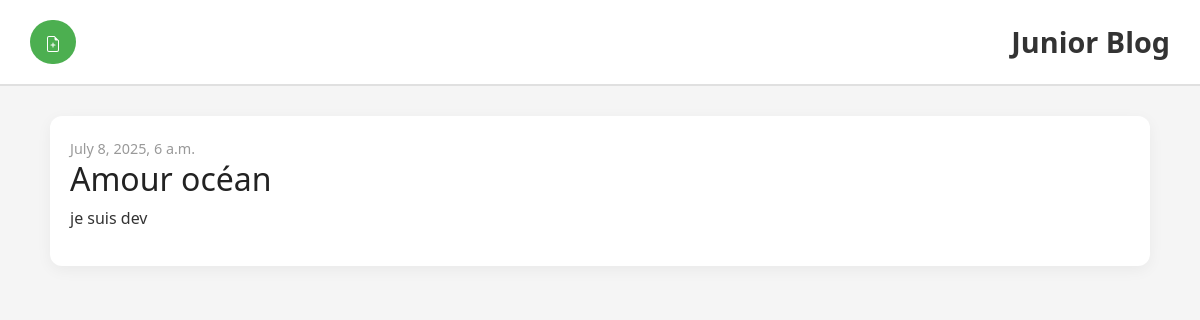
The app's page /, older data.
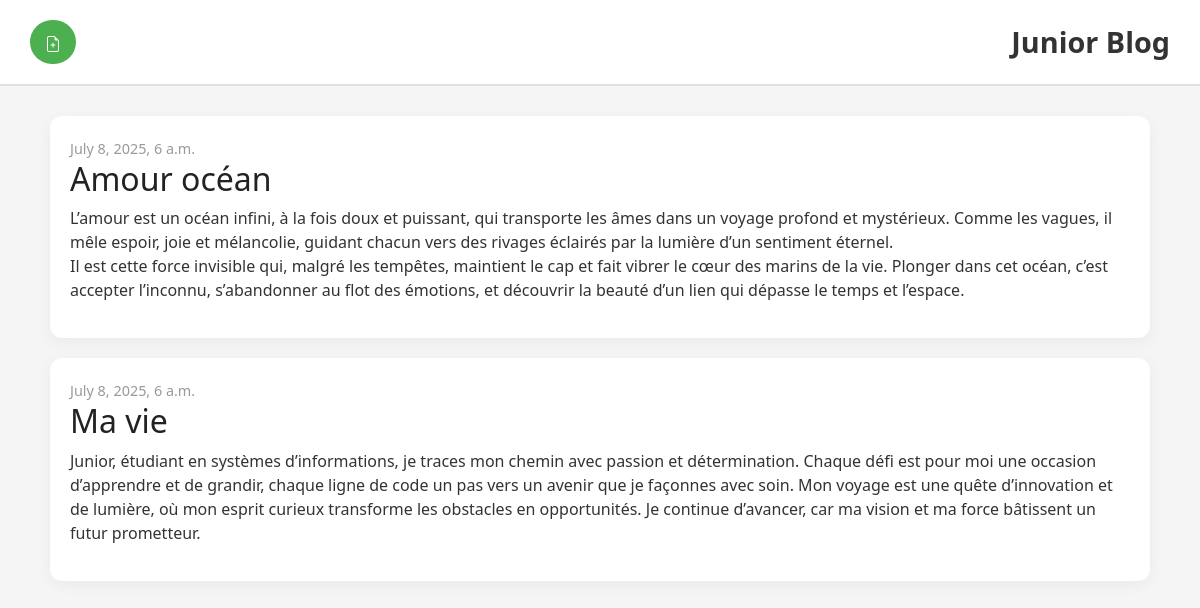
The same page, newer data.
### blog/models.py (models this page shows, shortened)
class Post(models.Model):
    author = models.ForeignKey(settings.AUTH_USER_MODEL, on_delete=models.CASCADE)
    title = models.CharField(max_length=200)
    text = models.TextField()
    created_date = models.DateTimeField(default=timezone.now)
    published_date = models.DateTimeField(blank=True, null=True)

### blog/views.py (the view)
# urls.py: path('', views.post_list, name='post_list'),
def post_list(request):
    posts = Post.objects.filter(published_date__lte=timezone.now()).order_by('published_date')
    return render(request, 'blog/post_list.html', {'posts': posts})

### blog/templates/blog/post_list.html (shortened to what this page needs)
  {% extends 'blog/base.html' %}
{% load static %}
{% block content %}
    {% for post in posts %}
        <article class="post">
            <time class="date">
                {{ post.published_date }}
            </time>
            <h2><a href="{% url 'post_detail' pk=post.pk %}">{{ post.title }}</a></h2>
            <p>{{ post.text|linebreaksbr }}</p>
        </article>
    {% endfor %}
{% endblock %}

### blog/templates/blog/base.html (shortened to what this page needs)
{% load static %}
<!DOCTYPE html>
<html>
    <head>
        <link rel="stylesheet" href="https://cdn.jsdelivr.net/npm/bootstrap@4.5.3/dist/css/bootstrap.min.css">
        <link rel="stylesheet" href="{% static 'css/blog.css' %}">
    </head>
    <body>
        <header>
            <a href="{% url 'post_new' %}" class="top-menu">
            </a>
            <h1><a href="/">Junior Blog</a></h1>
        </header>
        <main class="container">
        <div class="row">
            <div class="col">
            {% block content %}
            {% endblock %}
            </div>
        </div>
    </main>
    </body>
</html>

### blog/static/css/blog.css (style rules this page uses)
body { font-family: 'Segoe UI', sans-serif; background: #f5f5f5; margin: 0; padding: 0; color: #333; }
header { background: #ffffff; padding: 20px 30px; display: flex; align-items: center; justify-content: space-between; border-bottom: 2px solid #e0e0e0; position: sticky; top: 0; z-index: 100; }
header h1 { margin: 0; font-size: 1.8rem; font-weight: 600; }
header h1 a { text-decoration: none; color: #333; }
.top-menu { display: inline-block; background: #4caf50; color: white; padding: 10px 15px; border-radius: 30px; text-decoration: none; font-weight: bold; transition: background 0.3s ease; }
main.container { padding: 30px 20px; }
.post { background: white; padding: 20px; margin-bottom: 20px; border-radius: 12px; box-shadow: 0 4px 15px rgba(0, 0, 0, 0.05); transition: box-shadow 0.3s ease; }
.post h2 a { color: #222; text-decoration: none; }
.date { font-size: 0.9rem; color: #999; margin-bottom: 10px; }

Row changes from the older to the newer data that the page shows:
changed Post "Amour océan": text "je suis dev" → "L’amour est un océan infini, à la fois doux et puissant, qui transporte les âmes dans un voyage profond et mystérieux. Comme les vagues, il mêle espoir, joie et mélancolie, guidant chacun vers des rivages éclairés par la lumière d’un sentiment éternel. Il est cette force invisible qui, malgré les tempêtes, maintient le cap et fait vibrer le cœur des marins de la vie. Plonger dans cet océan, c’est accepter l’inconnu, s’abandonner au flot des émotions, et découvrir la beauté d’un lien qui dépasse le temps et l’espace."
added Post: published_date "July 8, 2025, 6 a.m.", title "Ma vie", text "Junior, étudiant en systèmes d’informations, je traces mon chemin avec passion et détermination. Chaque défi est pour moi une occasion d’apprendre et de grandir, chaque ligne de code un pas vers un avenir que je façonnes avec soin. Mon voyage est une quête d’innovation et de lumière, où mon esprit curieux transforme les obstacles en opportunités. Je continue d’avancer, car ma vision et ma force bâtissent un futur prometteur."
